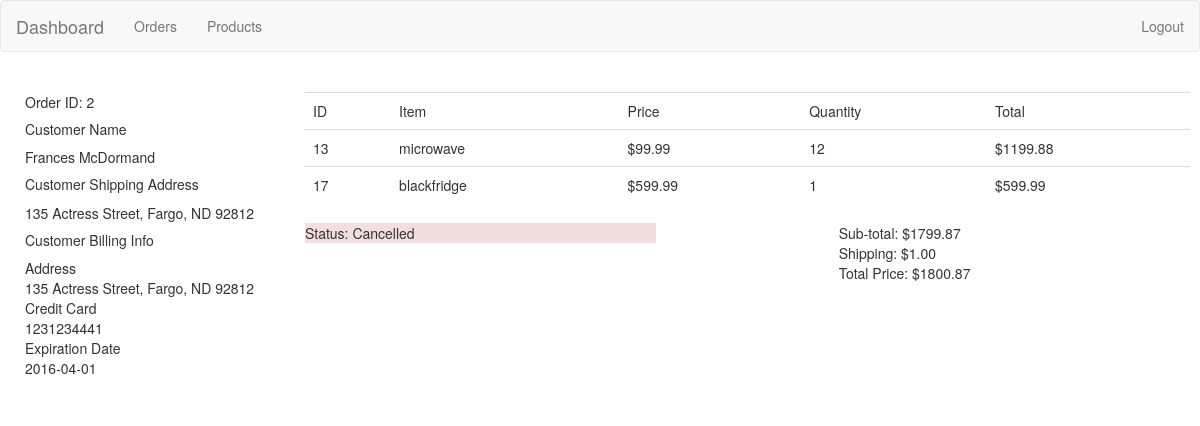
Page /dashboard/orders/show/2 on the committed database.
### tables this page shows
CREATE TABLE `orders` (
  `id` int(11) NOT NULL AUTO_INCREMENT,
  `user_id` int(11) NOT NULL,
  `status` tinyint(4) DEFAULT NULL,
  `created_at` datetime DEFAULT NULL,
  `updated_at` datetime DEFAULT NULL,
  PRIMARY KEY (`id`)
);

CREATE TABLE `users` (
  `id` int(11) NOT NULL AUTO_INCREMENT,
  `first_name` varchar(255) DEFAULT NULL,
  `last_name` varchar(255) DEFAULT NULL,
  `user_level` tinyint(4) DEFAULT NULL,
  `shipping_address_id` int(11) DEFAULT NULL,
  `billing_id` int(11) DEFAULT NULL,
  `created_at` datetime DEFAULT NULL,
  `updated_at` datetime DEFAULT NULL,
  PRIMARY KEY (`id`)
);

CREATE TABLE `billing` (
  `id` int(11) NOT NULL AUTO_INCREMENT,
  `card` bigint(20) DEFAULT NULL,
  `security_code` int(11) DEFAULT NULL,
  `billing_address_id` int(11) DEFAULT NULL,
  `expiration` date DEFAULT NULL,
  PRIMARY KEY (`id`)
);

CREATE TABLE `orders_products` (
  `order_id` int(11) NOT NULL,
  `product_id` int(11) NOT NULL,
  `quantity` int(11) DEFAULT NULL,
  PRIMARY KEY (`order_id`,`product_id`)
);

CREATE TABLE `products` (
  `id` int(11) NOT NULL AUTO_INCREMENT,
  `name` varchar(255) DEFAULT NULL,
  `price` decimal(10,2) DEFAULT NULL,
  `inventory` int(11) DEFAULT NULL,
  `description` text,
  `is_personal` tinyint(4) DEFAULT NULL,
  `category_id` int(11) NOT NULL,
  PRIMARY KEY (`id`)
);

### application/controllers/AdminOrders.php (called while the page is built, shortened)
<?php
class AdminOrders extends CI_Controller {
	public function showOrder($orderID) {
		$this->load->model('Order');
		$info = $this->Order->getOrder($orderID);
		$item = $this->Order->getOrderItems($orderID);
		$data = array('items' => $item, 'info' => $info);
		$this->load->view('adminShowOrderView', $data);
	}
}

### index.php (called while the page is built, shortened)
<?php
require_once BASEPATH.'core/CodeIgniter.php';

### application/models/Order.php (called while the page is built, shortened)
<?php
class Order extends CI_Model {
	public function getOrder($orderID) {
		return $this->db->query("SELECT orders.id, billing.card, billing.expiration, users.first_name, users.last_name, DATE_FORMAT(orders.created_at, '%m-%d-%Y') as date, CONCAT(billadd.street, ', ', billadd.city, ', ', billadd.state, ' ', billadd.zip) as billing_address, CONCAT(shipadd.street, ', ', shipadd.city, ', ', shipadd.state, ' ', shipadd.zip) as shipping_address, SUM(products.price * orders_products.quantity) as total, orders.status FROM orders JOIN users ON orders.user_id=users.id JOIN billing ON users.billing_id=billing.id JOIN addresses as billadd ON billing_address_id=billadd.id JOIN addresses as shipadd ON shipadd.id=users.shipping_address_id JOIN orders_products ON orders_products.order_id = orders.id JOIN products ON products.id=orders_products.product_id WHERE orders.id = {$orderID}")->row_array();
	}
	public function getOrderItems($orderID) {
		return $this->db->query("SELECT * FROM orders_products
			JOIN products ON orders_products.product_id = products.id
				WHERE order_id = {$orderID}")->result_array();
	}
}

### application/views/adminShowOrderView.php (the view, shortened to what this page needs)
<div class="container">
	<div class="row">
		<div class="col-sm-3">
			<p> Order ID: <?= $info['id'] ?> </p>
			<h5> Customer Name </h5>
				<p><?= $info['first_name'] ?> <?= $info['last_name'] ?></p>
			<h5> Customer Shipping Address </h5>
			<ul class="nav">
				<li><?= $info['shipping_address']?></li>
			</ul>
			<h5> Customer Billing Info </h5>
			<ul class="nav">
				<li>Address</li>
				<li><?= $info['billing_address'] ?></li>
				<li>Credit Card</li>
				<li><?= $info['card'] ?></li>
				<li>Expiration Date</li>
				<li><?= $info['expiration'] ?></li>
			</ul>
		</div>
		<div class="col-sm-9">
			<div class="row">
				<table class="table">
					<tr>
						<td>ID</td>
						<td>Item</td>
						<td>Price</td>
						<td>Quantity</td>
						<td>Total</td>
					</tr>
				<?php foreach($items as $item) { ?>
					<tr>
						<td><?= $item['product_id'] ?></td>
						<td><?= $item['name'] ?></td>
						<td>$<?= $item['price'] ?></td>
						<td><?= $item['quantity'] ?></td>
						<td>$<?= $item['price']*$item['quantity'] ?></td>
					</tr>
				<?php } ?>
			</table>
			<div class="row">
				<div class="col-sm-5">
					<p class="<?php if($info['status'] == 1) {
															echo 'bg-warning';
														}
														if($info['status'] == 2) {
															echo 'bg-info';
														}
														if($info['status'] == 3) {
															echo 'bg-success';
														}
														if($info['status'] == 0) {
															echo 'bg-danger';
														} ?>">
					Status: <?php if($info['status'] == 1) {
															echo 'Submitted';
														}
														if($info['status'] == 0) {
															echo 'Cancelled';
														} ?></p>
				</div>
				<div class="col-sm-5 pull-right">
					<ul class="nav">
						<li>Sub-total: $<?= $info['total'] ?> </li>
						<li>Shipping: $1.00</li>
						<li>Total Price: $<?= $info['total']+1 ?> </li>
					</ul>
				</div>
			</div>
		</div>
	</div>
</div>

### assets/css/style.css (style rules this page uses)
* { margin: 0; padding: 0; }
.container { background: white; padding:20px 10px; border-radius:20px; }

### rows in the picture
orders: id "2", user.first_name "Frances", user.last_name "McDormand", billing.card "1231234441", billing.expiration "2016-04-01"
orders_products: product "13", product.name "microwave", product.price "99.99", quantity "12", $item['price']*$item['quantity'] "1199.88"
orders_products: product "17", product.name "blackfridge", product.price "599.99", quantity "1", $item['price']*$item['quantity'] "599.99"

### other values in the picture
$info['shipping_address'] "135 Actress Street, Fargo, ND 92812"
$info['billing_address'] "135 Actress Street, Fargo, ND 92812"
$info['total'] "1799.87"
$info['total']+1 "1800.87"
